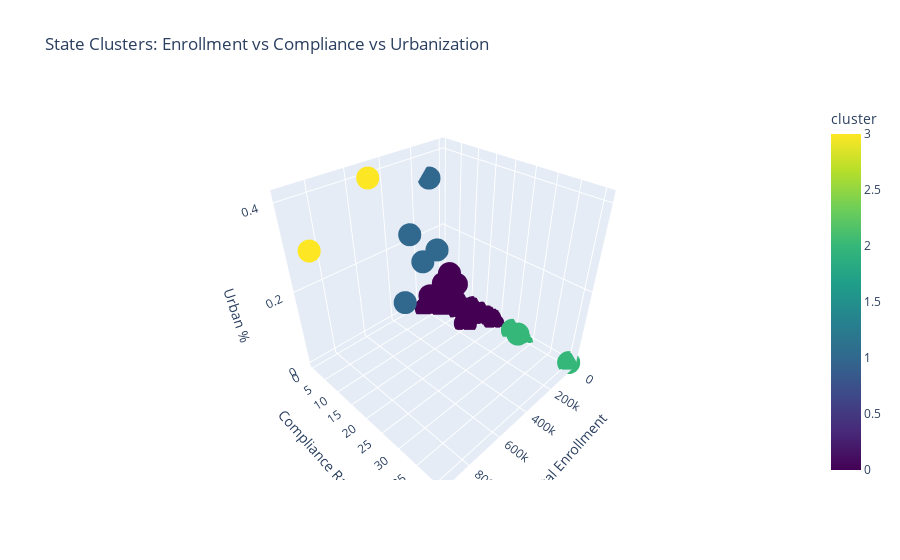

Here is the notebook cell this chart was saved with:
### Code cell
# Cluster visualization
fig = px.scatter_3d(
    state_metrics,
    x='total_enroll',
    y='compliance_ratio',
    z='urban_pct',
    color='cluster',
    hover_name='state',
    title='State Clusters: Enrollment vs Compliance vs Urbanization',
    labels={
        'total_enroll': 'Total Enrollment',
        'compliance_ratio': 'Compliance Ratio',
        'urban_pct': 'Urban %'
    },
    color_continuous_scale='Viridis'
)
fig.show()
save_figure(fig, 'advanced_clustering_3d')

print(" Cluster visualization saved")

### Figure 1 — Plotly figure (JSON) as saved in the notebook; plotly's stock layout.template omitted (floating-point values rounded to 4 significant figures)
{"data": [{"hovertemplate": "<b>%{hovertext}</b><br><br>Total Enrollment=%{x}<br>Compliance Ratio=%{y}<br>Urban %=%{z}<br>cluster=%{marker.color}<extra></extra>", "hovertext": ["Andaman And Nicobar Islands", "Andhra Pradesh", "Arunachal Pradesh", "Assam", "Bihar", "Chandigarh", "Chhattisgarh", "Dadra And Nagar Haveli And Daman And Diu", "Delhi", "Goa", "Gujarat", "Haryana", "Himachal Pradesh", "Jammu And Kashmir", "Jharkhand", "Karnataka", "Kerala", "Ladakh", "Lakshadweep", "Madhya Pradesh", "Maharashtra", "Manipur", "Meghalaya", "Mizoram", "Nagaland", "Odisha", "Puducherry", "Punjab", "Rajasthan", "Sikkim", "Tamil Nadu", "Telangana", "Tripura", "Uttar Pradesh", "Uttarakhand", "West Bengal"], "legendgroup": "", "marker": {"color": [2, 2, 0, 0, 3, 2, 0, 0, 0, 2, 0, 0, 0, 0, 0, 0, 0, 0, 0, 1, 1, 0, 1, 0, 0, 0, 0, 0, 1, 0, 0, 0, 0, 3, 0, 1], "coloraxis": "coloraxis", "symbol": "circle"}, "mode": "markers", "name": "", "scene": "scene", "showlegend": false, "type": "scatter3d", "x": [271, 77236, 3395, 206076, 554318, 1773, 83907, 1432, 87618, 1430, 242507, 77838, 9277, 37349, 137588, 165889, 49611, 430, 115, 445113, 302655, 11222, 107787, 4939, 14369, 84540, 1743, 61005, 301320, 1711, 146226, 96966, 8751, 925857, 29199, 313866], "y": [40.46, 28.34, 12.37, 3.068, 3.958, 27.73, 10.21, 11.57, 6.428, 24.53, 6.279, 8.748, 19.25, 10.91, 6.295, 7.63, 13.12, 6.01, 17.84, 7.2, 11.6, 14.67, 0.4828, 18.78, 2.374, 13.88, 14.85, 11.78, 6.824, 7.032, 14.56, 9.24, 16.76, 6.647, 13.97, 3.277], "z": [0.0, 0.03178, 0.0, 0.0, 0.4118, 0.0, 0.0, 0.0, 0.1029, 0.0, 0.06645, 0.0, 0.0, 0.0, 0.0, 0.09477, 0.0, 0.0, 0.0, 0.09741, 0.2347, 0.0, 0.3462, 0.0, 0.0, 0.0, 0.0, 0.0, 0.1819, 0.0, 0.0, 0.08577, 0.0, 0.3257, 0.0, 0.2423]}], "layout": {"coloraxis": {"colorbar": {"title": {"text": "cluster"}}, "colorscale": [[0, "#440154"], [0.1111, "#482878"], [0.2222, "#3e4989"], [0.3333, "#31688e"], [0.4444, "#26828e"], [0.5556, "#1f9e89"], [0.6667, "#35b779"], [0.7778, "#6ece58"], [0.8889, "#b5de2b"], [1, "#fde725"]]}, "legend": {"tracegroupgap": 0}, "scene": {"domain": {"x": [0, 1], "y": [0, 1]}, "xaxis": {"title": {"text": "Total Enrollment"}}, "yaxis": {"title": {"text": "Compliance Ratio"}}, "zaxis": {"title": {"text": "Urban %"}}}, "title": {"text": "State Clusters: Enrollment vs Compliance vs Urbanization"}}}
